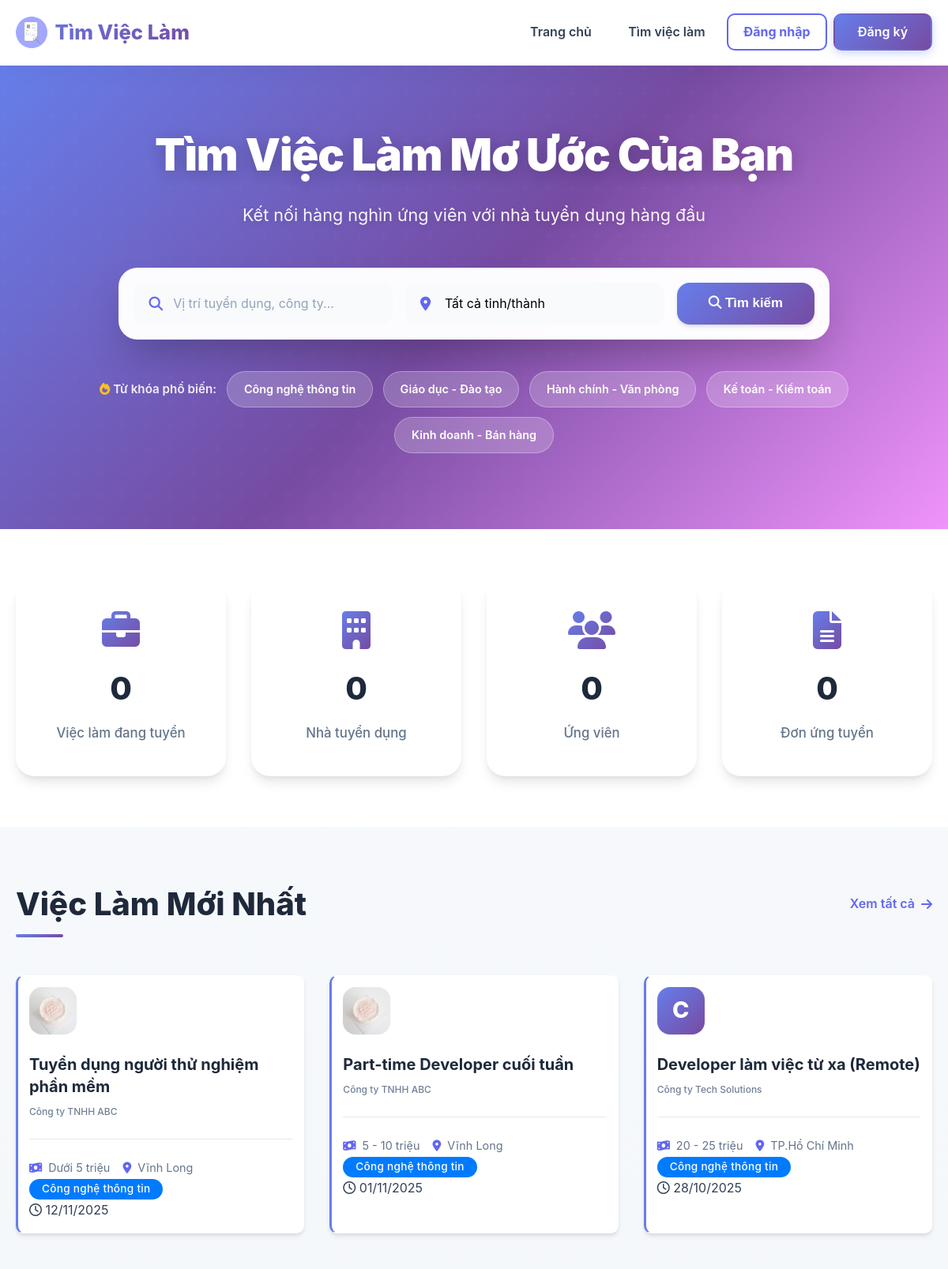
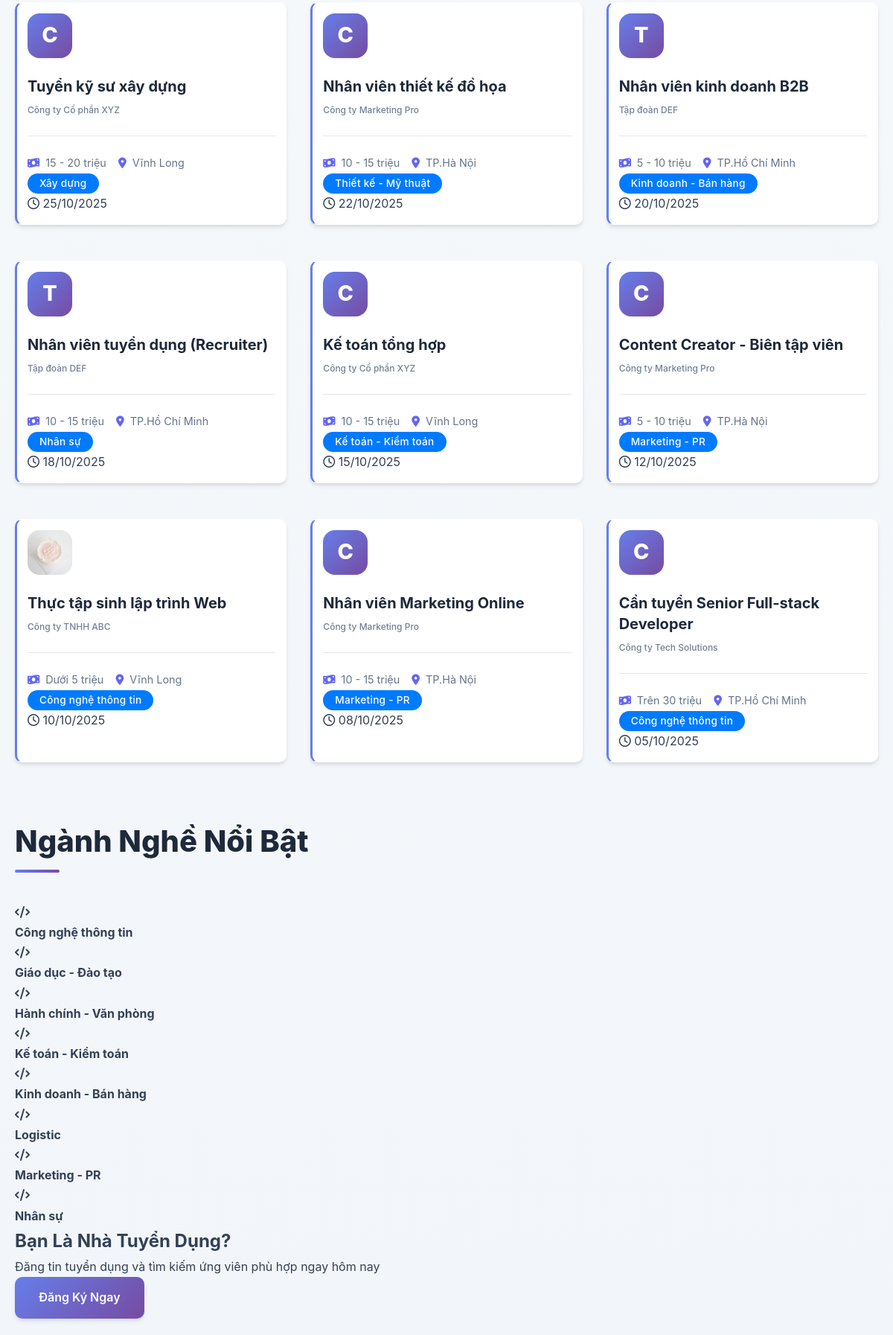
The page / (upper part) on the database its author committed (2 pictures, top to bottom).
### tables this page shows
CREATE TABLE `nganhnghe` (
  `id` int(11) NOT NULL,
  `tennganh` varchar(255) NOT NULL,
  `mota` text DEFAULT NULL,
  `trangthai` enum('hoatdong','an') DEFAULT 'hoatdong',
  `ngaytao` datetime DEFAULT current_timestamp()
);

CREATE TABLE `tintuyendung` (
  `id` int(11) NOT NULL,
  `nguoidung_id` int(11) NOT NULL COMMENT 'ID nhà tuyển dụng',
  `tieude` varchar(500) NOT NULL,
  `nganhnghe_id` int(11) NOT NULL,
  `mucluong_id` int(11) DEFAULT NULL,
  `loaicongviec_id` int(11) DEFAULT NULL,
  `tinhthanh_id` int(11) DEFAULT NULL,
  `diachilamviec` text DEFAULT NULL,
  `soluong` int(11) DEFAULT 1,
  `gioitinh_yc` enum('nam','nu','khongphanbiet') DEFAULT 'khongphanbiet',
  `mota` text DEFAULT NULL,
  `yeucau` text DEFAULT NULL,
  `quyenloi` text DEFAULT NULL,
  `ngayhethan` date NOT NULL,
  `trangthai` enum('choduyet','dangmo','hethan','dong','an') DEFAULT 'choduyet',
  `luotxem` int(11) DEFAULT 0,
  `ngaydang` datetime DEFAULT current_timestamp(),
  `ngaycapnhat` datetime DEFAULT current_timestamp() ON UPDATE current_timestamp()
);

CREATE TABLE `thongtinnhatuyendung` (
  `id` int(11) NOT NULL,
  `nguoidung_id` int(11) NOT NULL,
  `tencongty` varchar(255) NOT NULL,
  `masothue` varchar(50) DEFAULT NULL,
  `diachi_congty` text DEFAULT NULL,
  `website` varchar(255) DEFAULT NULL,
  `logo` varchar(255) DEFAULT NULL,
  `mota` text DEFAULT NULL,
  `quymo` varchar(100) DEFAULT NULL,
  `linhvuc` varchar(255) DEFAULT NULL,
  `email_congty` varchar(255) DEFAULT NULL,
  `lydoyeucau` text DEFAULT NULL COMMENT 'Lý do muốn trở thành nhà tuyển dụng',
  `ngaygui` datetime DEFAULT current_timestamp(),
  `ngaycapnhat` datetime DEFAULT current_timestamp() ON UPDATE current_timestamp()
);

CREATE TABLE `mucluong` (
  `id` int(11) NOT NULL,
  `tenmucluong` varchar(255) NOT NULL,
  `giatri_min` decimal(15,2) DEFAULT NULL,
  `giatri_max` decimal(15,2) DEFAULT NULL,
  `trangthai` enum('hoatdong','an') DEFAULT 'hoatdong',
  `ngaytao` datetime DEFAULT current_timestamp()
);

CREATE TABLE `tinhthanh` (
  `id` int(11) NOT NULL,
  `tentinh` varchar(255) NOT NULL,
  `trangthai` enum('hoatdong','an') DEFAULT 'hoatdong',
  `ngaytao` datetime DEFAULT current_timestamp()
);

### app/controllers/HomeController.php (called while the page is built, shortened)
<?php
require_once BASE_PATH . 'app/models/TinTuyenDungModel.php';
require_once BASE_PATH . 'app/models/DanhMucModel.php';
class HomeController extends BaseController {
    private $tinModel;
    private $danhMucModel;
    public function __construct() {
        $this->tinModel = new TinTuyenDungModel();
        $this->danhMucModel = new DanhMucModel();
    }
    public function index() {
        $tinTuyenDung = $this->tinModel->layDanhSachMoiNhat(12);
        $nganhNghe = $this->danhMucModel->layNganhNghe(8);
        $tinhThanh = $this->danhMucModel->layTinhThanh();
        $stats = $this->danhMucModel->layThongKe();
        $tuKhoaPhoBien = $this->danhMucModel->layNganhNghe(5);
        $data = [
            'pageTitle' => 'Trang chủ',
            'tinTuyenDung' => $tinTuyenDung,
            'nganhNghe' => $nganhNghe,
            'tinhThanh' => $tinhThanh,
            'stats' => $stats,
            'tuKhoaPhoBien' => $tuKhoaPhoBien
        ];
        $this->view('home/index', $data);
    }
}
?>

### app/core/Database.php (called while the page is built, shortened)
<?php
class Database {
    private static $instance = null;
    private $connection;
    private function __construct() {
        try {
            $this->connection = new PDO(
                "mysql:host=" . DB_HOST . ";dbname=" . DB_NAME . ";charset=utf8mb4",
                DB_USER,
                DB_PASS,
                [
                    PDO::ATTR_ERRMODE => PDO::ERRMODE_EXCEPTION,
                    PDO::ATTR_DEFAULT_FETCH_MODE => PDO::FETCH_ASSOC,
                    PDO::ATTR_EMULATE_PREPARES => false
                ]
            );
        } catch (PDOException $e) {
            die("Database connection failed: " . $e->getMessage());
        }
    }
    public static function getInstance() {
        if (self::$instance === null) {
            self::$instance = new self();
        }
        return self::$instance;
    }
    public function getConnection() {
        return $this->connection;
    }
}

### app/models/DanhMucModel.php (called while the page is built, shortened)
<?php
class DanhMucModel {
    private $db;
    public function __construct() {
        $this->db = Database::getInstance()->getConnection();
    }
    public function layNganhNghe($limit = null) {
        $sql = "SELECT * FROM nganhnghe ORDER BY tennganh ASC";
        if ($limit) {
            $sql .= " LIMIT :limit";
        }
        $stmt = $this->db->prepare($sql);
        if ($limit) {
            $stmt->bindParam(':limit', $limit, PDO::PARAM_INT);
        }
        $stmt->execute();
        return $stmt->fetchAll(PDO::FETCH_ASSOC);
    }
    public function layThongKe() {
        $sql = "SELECT
            (SELECT COUNT(*) FROM tintuyendung WHERE trangthai = 'dangmo' AND ngayhethan >= CURDATE()) as tongtin,
            (SELECT COUNT(*) FROM nguoidung WHERE vaitro = 'tuyendung') as tongnhatd,
            (SELECT COUNT(*) FROM nguoidung WHERE vaitro = 'ungvien') as tongungvien,
            (SELECT COUNT(*) FROM donungtuyen) as tongdon";
        $stmt = $this->db->prepare($sql);
        $stmt->execute();
        $result = $stmt->fetch(PDO::FETCH_ASSOC);
        return $result;
    }
}
?>

### app/models/TinTuyenDungModel.php (called while the page is built, shortened)
<?php
class TinTuyenDungModel {
    private $db;
    private $table = 'tintuyendung';
    public function __construct() {
        $this->db = Database::getInstance()->getConnection();
    }
    public function layDanhSachMoiNhat($limit = 12) {
        $sql = "SELECT t.*, n.tennganh, tt.tentinh, m.tenmucluong,
                nd.hoten as tentuyendung, nhatd.tencongty, nhatd.logo
                FROM " . $this->table . " t
                LEFT JOIN nganhnghe n ON t.nganhnghe_id = n.id
                LEFT JOIN tinhthanh tt ON t.tinhthanh_id = tt.id
                LEFT JOIN mucluong m ON t.mucluong_id = m.id
                LEFT JOIN nguoidung nd ON t.nguoidung_id = nd.id
                LEFT JOIN thongtinnhatuyendung nhatd ON nd.id = nhatd.nguoidung_id
                WHERE t.trangthai = 'dangmo' AND t.ngayhethan >= CURDATE()
                ORDER BY t.ngaydang DESC
                LIMIT :limit";
        $stmt = $this->db->prepare($sql);
        $stmt->bindParam(':limit', $limit, PDO::PARAM_INT);
        $stmt->execute();
        return $stmt->fetchAll(PDO::FETCH_ASSOC);
    }
}
?>

### app/views/home/index.php (the view, shortened to what this page needs)
<section class="hero-section">
    <div class="container">
        <div class="hero-content">
            <h1>Tìm Việc Làm Mơ Ước Của Bạn</h1>
            <p>Kết nối hàng nghìn ứng viên với nhà tuyển dụng hàng đầu</p>
            <div class="search-box">
                <form action="<?php echo BASE_URL; ?>timkiem" method="GET" class="search-form">
                    <div class="search-input">
                        <i class="fas fa-search"></i>
                        <input type="text" name="tukhoa" placeholder="Vị trí tuyển dụng, công ty..." class="form-control">
                    </div>
                    <div class="search-select">
                        <i class="fas fa-map-marker-alt"></i>
                        <select name="tinhthanh" class="form-control">
                            <option value="">Tất cả tỉnh/thành</option>
                        </select>
                    </div>
                    <button type="submit" class="btn btn-primary">
                        <i class="fas fa-search"></i> Tìm kiếm
                    </button>
                </form>
            </div>
            <div class="popular-keywords">
                <span><i class="fas fa-fire"></i> Từ khóa phổ biến:</span>
                <?php if (!empty($tuKhoaPhoBien)): ?>
                    <?php foreach ($tuKhoaPhoBien as $tukhoa): ?>
                        <a href="<?php echo BASE_URL; ?>timkiem?tukhoa=<?php echo urlencode($tukhoa['tennganh']); ?>"
                           class="keyword-chip">
                            <?php echo htmlspecialchars($tukhoa['tennganh']); ?>
                        </a>
                    <?php endforeach; ?>
                <?php endif; ?>
            </div>
        </div>
    </div>
</section>
<section class="stats-section">
    <div class="container">
        <div class="stats-grid">
            <div class="stat-item" data-aos="fade-up" data-aos-delay="100">
                <i class="fas fa-briefcase"></i>
                <h3 data-target="<?php echo ($stats['tongtin'] ?? 0); ?>">0</h3>
                <p>Việc làm đang tuyển</p>
            </div>
            <div class="stat-item" data-aos="fade-up" data-aos-delay="200">
                <i class="fas fa-building"></i>
                <h3 data-target="<?php echo ($stats['tongnhatd'] ?? 0); ?>">0</h3>
                <p>Nhà tuyển dụng</p>
            </div>
            <div class="stat-item" data-aos="fade-up" data-aos-delay="300">
                <i class="fas fa-users"></i>
                <h3 data-target="<?php echo ($stats['tongungvien'] ?? 0); ?>">0</h3>
                <p>Ứng viên</p>
            </div>
            <div class="stat-item" data-aos="fade-up" data-aos-delay="400">
                <i class="fas fa-file-alt"></i>
                <h3 data-target="<?php echo ($stats['tongdon'] ?? 0); ?>">0</h3>
                <p>Đơn ứng tuyển</p>
            </div>
        </div>
    </div>
</section>
<section class="jobs-section">
    <div class="container">
        <div class="section-header">
            <h2>Việc Làm Mới Nhất</h2>
            <a href="<?php echo BASE_URL; ?>timkiem" class="view-all">Xem tất cả <i class="fas fa-arrow-right"></i></a>
        </div>
        <div class="jobs-grid">
            <?php if (!empty($tinTuyenDung)): ?>
                <?php foreach ($tinTuyenDung as $tin): ?>
                    <div class="job-card">
                        <div class="job-card-header">
                            <?php if ($tin['logo']): ?>
                                <img src="<?php echo BASE_URL . 'uploads/logo/' . htmlspecialchars($tin['logo']); ?>" alt="<?php echo htmlspecialchars($tin['tencongty']); ?>">
                            <?php else: ?>
                                <div class="company-avatar"><?php echo strtoupper(substr($tin['tencongty'], 0, 1)); ?></div>
                            <?php endif; ?>
                        </div>
                        <div class="job-card-body">
                            <h3>
                                <a href="<?php echo BASE_URL; ?>tintuyendung/chitiet/<?php echo $tin['id']; ?>">
                                    <?php echo htmlspecialchars($tin['tieude']); ?>
                                </a>
                            </h3>
                            <p class="company-name"><?php echo htmlspecialchars($tin['tencongty']); ?></p>
                            <div class="job-info">
                                <span><i class="fas fa-money-bill-wave"></i> <?php echo htmlspecialchars($tin['tenmucluong']); ?></span>
                                <span><i class="fas fa-map-marker-alt"></i> <?php echo htmlspecialchars($tin['tentinh']); ?></span>
                            </div>
                            <div class="job-tags">
                                <span class="badge badge-primary"><?php echo htmlspecialchars($tin['tennganh']); ?></span>
                            </div>
                        </div>
                        <div class="job-card-footer">
                            <span class="job-date"><i class="far fa-clock"></i> <?php echo date('d/m/Y', strtotime($tin['ngaydang'])); ?></span>
                        </div>
                    </div>
                <?php endforeach; ?>
            <?php else: ?>
                <p class="text-center">Chưa có tin tuyển dụng nào</p>
            <?php endif; ?>
        </div>
    </div>
</section>
<section class="categories-section">
    <div class="container">
        <div class="section-header">
            <h2>Ngành Nghề Nổi Bật</h2>
        </div>
        <div class="categories-grid">
            <?php if (!empty($nganhNghe)): ?>
                <?php foreach ($nganhNghe as $nganh): ?>
                    <a href="<?php echo BASE_URL; ?>timkiem?nganh=<?php echo $nganh['id']; ?>" class="category-item">
                        <i class="fas fa-code"></i>
                        <h4><?php echo htmlspecialchars($nganh['tennganh']); ?></h4>
                    </a>
                <?php endforeach; ?>
            <?php endif; ?>
        </div>
    </div>
</section>
<section class="cta-section">
    <div class="container">
        <div class="cta-content">
            <h2>Bạn Là Nhà Tuyển Dụng?</h2>
            <p>Đăng tin tuyển dụng và tìm kiếm ứng viên phù hợp ngay hôm nay</p>
            <?php if (isset($_SESSION['nguoidung_id'])): ?>
                <?php if ($_SESSION['vaitro'] == 'ungvien'): ?>
                    <a href="<?php echo BASE_URL; ?>ungvien/yeucautuyendung" class="btn btn-primary btn-lg">Đăng Ký Tuyển Dụng</a>
                <?php elseif ($_SESSION['vaitro'] == 'tuyendung'): ?>
                    <a href="<?php echo BASE_URL; ?>nhatuyendung/dangtin" class="btn btn-primary btn-lg">Đăng Tin Tuyển Dụng</a>
                <?php endif; ?>
            <?php else: ?>
                <a href="<?php echo BASE_URL; ?>dangky" class="btn btn-primary btn-lg">Đăng Ký Ngay</a>
            <?php endif; ?>
        </div>
    </div>
</section>

### public/css/chatbot.css (style rules this page uses)
.job-card { background: white; border-radius: 10px; padding: 14px; margin: 8px 0; border-left: 3px solid #667eea; transition: all 0.3s; cursor: pointer; }
.job-card p { margin: 4px 0; font-size: 12px; color: #718096; }

### rows shown on the page
nganhnghe: tennganh "Công nghệ thông tin"
nganhnghe: tennganh "Giáo dục - Đào tạo"
nganhnghe: tennganh "Hành chính - Văn phòng"
nganhnghe: tennganh "Kế toán - Kiểm toán"
nganhnghe: tennganh "Kinh doanh - Bán hàng"
tintuyendung: thongtinnhatuyendung.logo (picture), tieude "Tuyển dụng người thử nghiệm phần mềm", thongtinnhatuyendung.tencongty "Công ty TNHH ABC", mucluong.tenmucluong "Dưới 5 triệu", tinhthanh.tentinh "Vĩnh Long", nganhnghe.tennganh "Công nghệ thông tin", ngaydang "12/11/2025"
tintuyendung: thongtinnhatuyendung.logo (picture), tieude "Part-time Developer cuối tuần", thongtinnhatuyendung.tencongty "Công ty TNHH ABC", mucluong.tenmucluong "5 - 10 triệu", tinhthanh.tentinh "Vĩnh Long", nganhnghe.tennganh "Công nghệ thông tin", ngaydang "01/11/2025"
tintuyendung: thongtinnhatuyendung.tencongty "C", tieude "Developer làm việc từ xa (Remote)", thongtinnhatuyendung.tencongty "Công ty Tech Solutions", mucluong.tenmucluong "20 - 25 triệu", tinhthanh.tentinh "TP.Hồ Chí Minh", nganhnghe.tennganh "Công nghệ thông tin", ngaydang "28/10/2025"
tintuyendung: thongtinnhatuyendung.tencongty "C", tieude "Tuyển kỹ sư xây dựng", thongtinnhatuyendung.tencongty "Công ty Cổ phần XYZ", mucluong.tenmucluong "15 - 20 triệu", tinhthanh.tentinh "Vĩnh Long", nganhnghe.tennganh "Xây dựng", ngaydang "25/10/2025"
tintuyendung: thongtinnhatuyendung.tencongty "C", tieude "Nhân viên thiết kế đồ họa", thongtinnhatuyendung.tencongty "Công ty Marketing Pro", mucluong.tenmucluong "10 - 15 triệu", tinhthanh.tentinh "TP.Hà Nội", nganhnghe.tennganh "Thiết kế - Mỹ thuật", ngaydang "22/10/2025"
tintuyendung: thongtinnhatuyendung.tencongty "T", tieude "Nhân viên kinh doanh B2B", thongtinnhatuyendung.tencongty "Tập đoàn DEF", mucluong.tenmucluong "5 - 10 triệu", tinhthanh.tentinh "TP.Hồ Chí Minh", nganhnghe.tennganh "Kinh doanh - Bán hàng", ngaydang "20/10/2025"
tintuyendung: thongtinnhatuyendung.tencongty "T", tieude "Nhân viên tuyển dụng (Recruiter)", thongtinnhatuyendung.tencongty "Tập đoàn DEF", mucluong.tenmucluong "10 - 15 triệu", tinhthanh.tentinh "TP.Hồ Chí Minh", nganhnghe.tennganh "Nhân sự", ngaydang "18/10/2025"
tintuyendung: thongtinnhatuyendung.tencongty "C", tieude "Kế toán tổng hợp", thongtinnhatuyendung.tencongty "Công ty Cổ phần XYZ", mucluong.tenmucluong "10 - 15 triệu", tinhthanh.tentinh "Vĩnh Long", nganhnghe.tennganh "Kế toán - Kiểm toán", ngaydang "15/10/2025"
tintuyendung: thongtinnhatuyendung.tencongty "C", tieude "Content Creator - Biên tập viên", thongtinnhatuyendung.tencongty "Công ty Marketing Pro", mucluong.tenmucluong "5 - 10 triệu", tinhthanh.tentinh "TP.Hà Nội", nganhnghe.tennganh "Marketing - PR", ngaydang "12/10/2025"
tintuyendung: thongtinnhatuyendung.logo (picture), tieude "Thực tập sinh lập trình Web", thongtinnhatuyendung.tencongty "Công ty TNHH ABC", mucluong.tenmucluong "Dưới 5 triệu", tinhthanh.tentinh "Vĩnh Long", nganhnghe.tennganh "Công nghệ thông tin", ngaydang "10/10/2025"
tintuyendung: thongtinnhatuyendung.tencongty "C", tieude "Nhân viên Marketing Online", thongtinnhatuyendung.tencongty "Công ty Marketing Pro", mucluong.tenmucluong "10 - 15 triệu", tinhthanh.tentinh "TP.Hà Nội", nganhnghe.tennganh "Marketing - PR", ngaydang "08/10/2025"
tintuyendung: thongtinnhatuyendung.tencongty "C", tieude "Cần tuyển Senior Full-stack Developer", thongtinnhatuyendung.tencongty "Công ty Tech Solutions", mucluong.tenmucluong "Trên 30 triệu", tinhthanh.tentinh "TP.Hồ Chí Minh", nganhnghe.tennganh "Công nghệ thông tin", ngaydang "05/10/2025"
nganhnghe: tennganh "Logistic"
nganhnghe: tennganh "Marketing - PR"
nganhnghe: tennganh "Nhân sự"
